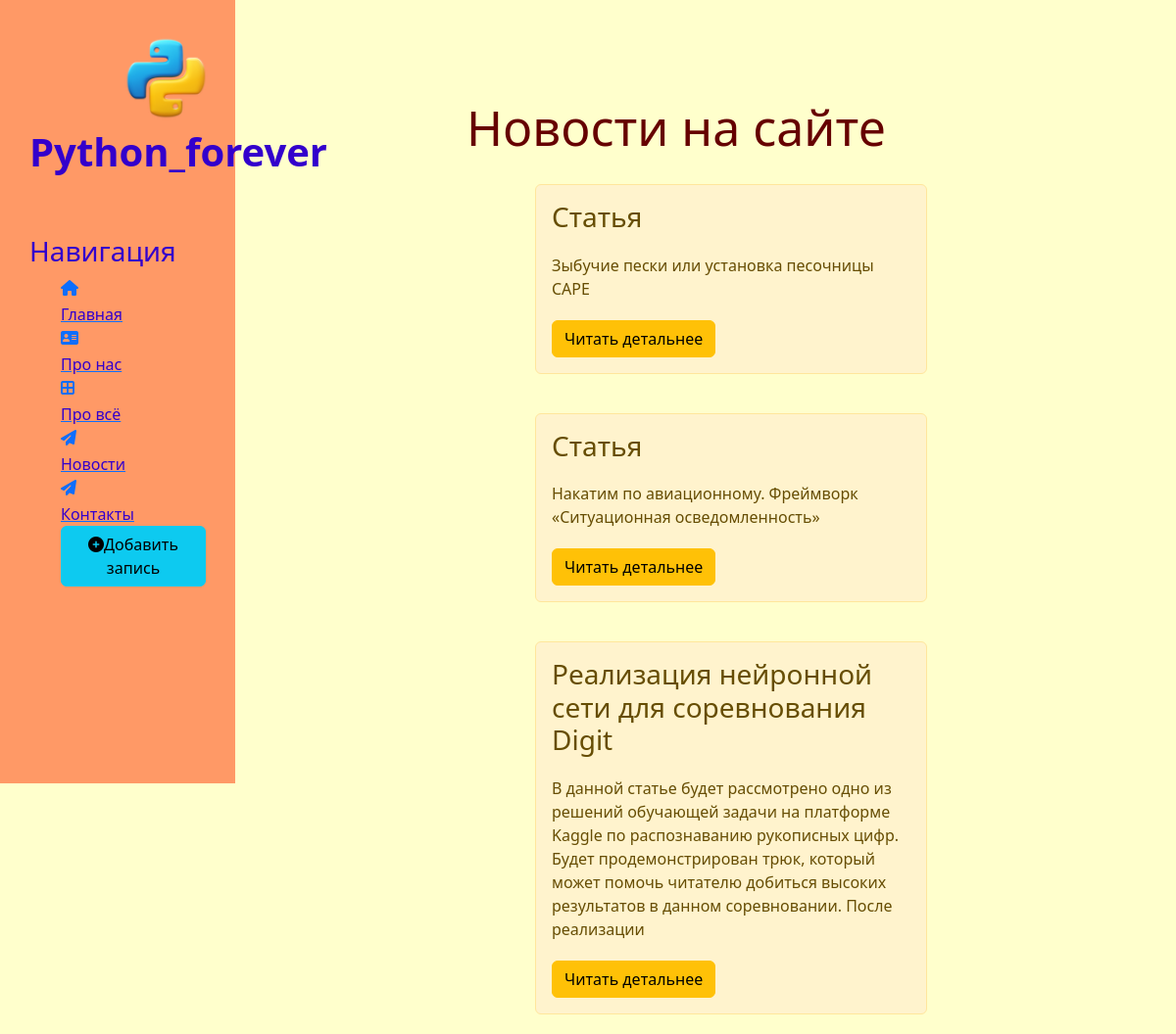
The page /news/ on the database as committed earlier.
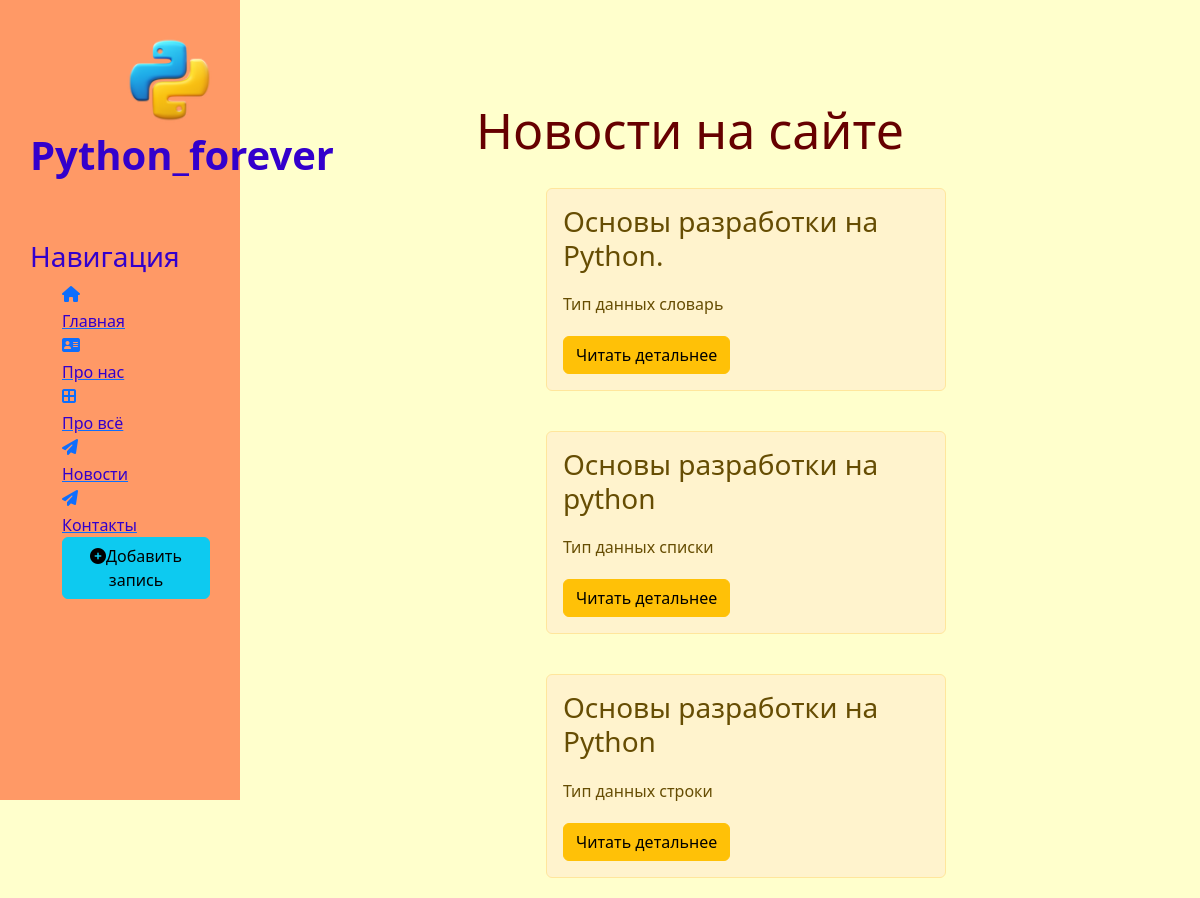
The same page on the database as committed later.
### news/models.py (models this page shows, shortened)
class Articles(models.Model):
    title = models.CharField('Название', max_length=50)
    anons = models.CharField('Анонс', max_length=250)
    full_text = models.TextField('Статья')
    date = models.DateTimeField('Дата публикации')
    class Meta:
        verbose_name = 'Новость'
        verbose_name_plural = 'Новости'

### news/views.py (the view)
# urls.py: path('',views.news_home, name='news_home'),
def news_home(request):
    news = Articles.objects.order_by('-date')
    return render(request, 'news/news_home.html', {'news': news})

### news/templates/news/news_home.html (shortened to what this page needs)
{% extends 'main/layout.html' %}
{% block content %}
    <div class= "features">
        <h1>Новости на сайте</h1>
        {% if news %}
            {% for el in news %}
                <div class = "alert alert-warning">
                   <h3> {{ el.title }}</h3>
                    <p> {{ el.anons }} </p>
                    <a href="{% url 'news-detail' el.id %}" class ="btn btn-warning">Читать детальнее</a>
                </div>
            {% endfor %}
        {% else %}
            <p>У Вас нет записей!</p>
        {% endif %}
    </div>
{% endblock %}

### main/templates/main/layout.html (shortened to what this page needs)
{% load static %}
<!doctype html>
<html lang="en">
<head>
    <link rel="stylesheet" href="https://cdn.jsdelivr.net/npm/bootstrap@5.3.2/dist/css/bootstrap.min.css">
    <link rel="stylesheet" href="{% static 'main/css/main.css' %}">
    <link rel="stylesheet" href="https://use.fontawesome.com/releases/v6.5.1/css/all.css">
</head>
<body>
    <aside>
        <img src="{% static 'main/img/icons8-питон-94.png' %}" alt="Лого">
        <span class = 'logo'>Python_forever</span>
        <h3>Навигация</h3>
        <ul>
            <a href="{% url 'home' %}"><i class="fa-solid fa-house"></i><li>Главная</li></a>
            <a href="{% url 'about' %}"><i class="fa-solid fa-address-card"></i><li>Про нас</li></a>
            <a href="{% url 'all' %}"><i class="fa-solid fa-border-all"></i><li>Про всё</li></a>
            <a href="{% url 'news_home' %}"><i class="fas fa-paper-plane"></i><li>Новости</li></a>
            <a href=""><i class="fas fa-paper-plane"></i><li>Контакты</li></a>
            <a href="{% url 'create' %}"><l1><button class="btn btn-info"><i class="fas fa-plus-circle"></i>Добавить запись</button></li></a>
        </ul>
    </aside>
    <main>
        {% block content %}
        {% endblock %}
    </main>
</body>
</html>

### main/static/main/css/main.css (style rules this page uses)
body { background: #FFFFCC; }
aside { float: left; background: #FF9966; width: 20%; padding: 2.5%; height: 100vh; color: #3300CC; border-right: 5px solid 4d4d4d; }
aside img { width:100px; margin-left: 90px; float: left; }
aside .logo { font-size: 40px; margin-left: 0px; font-weight: bold; position: relative; top: -5px; }
aside h3 { margin-top: 50px; font-size: 28px; }
aside ul { list-style: none }
aside ul li { color: #3300CC; display: blok; margin-top: 3px; transition: transform .6s ease; }
main .features { float: left; color: #660000; margin-top: 100px; text-align: center; width: 75%; }
main .features h1 { font-size: 50px; }
main .features p { max-width: 400px; margin: 20px auto; }
.alert-warning { float: left; clear: both; width: 400px; margin: 20px 34%; text-align:left; }

Rows that differ between the two databases and show on the page:
removed Articles: title "Статья", anons "Зыбучие пески или установка песочницы CAPE"
removed Articles: title "Статья", anons "Накатим по авиационному. Фреймворк «Ситуационная осведомленность»"
removed Articles: title "Реализация нейронной сети для соревнования Digit", anons "В данной статье будет рассмотрено одно из решений обучающей задачи на платформе Kaggle по распознаванию рукописных цифр. Будет продемонстрирован трюк, который может помочь читателю добиться высоких результатов в данном соревновании. После реализации"
added Articles: title "Основы разработки на Python.", anons "Тип данных словарь"
added Articles: title "Основы разработки на python", anons "Тип данных списки"
added Articles: title "Основы разработки на Python", anons "Тип данных строки"
